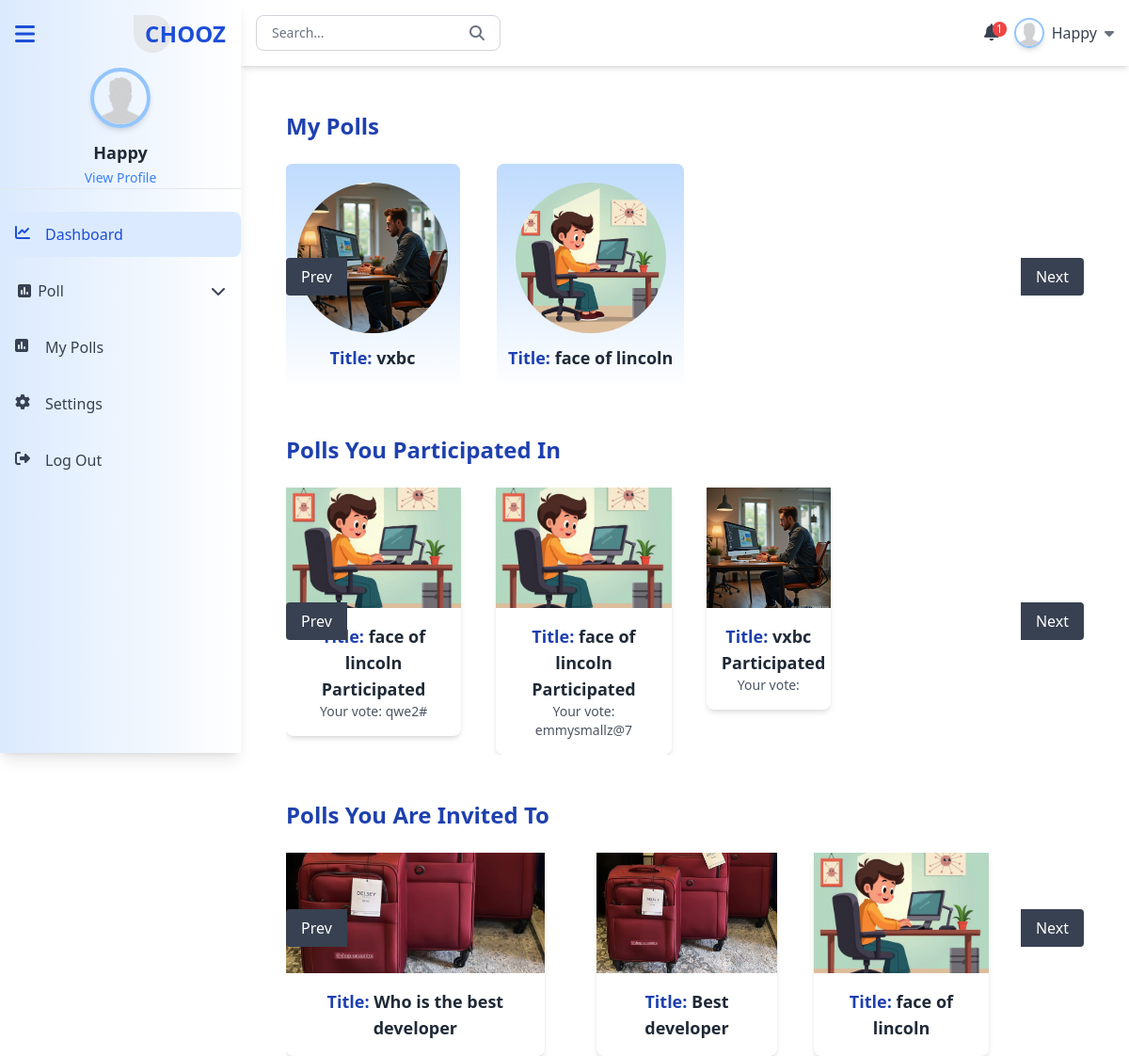
The page /mypoll.php (signed in) on the database its author committed.
### tables this page shows
CREATE TABLE `users` (
  `id` int(11) NOT NULL,
  `firstname` varchar(100) NOT NULL,
  `email` varchar(100) NOT NULL,
  `username` varchar(50) NOT NULL,
  `password` varchar(255) NOT NULL,
  `profile_image` varchar(255) DEFAULT NULL,
  `phone_number` varchar(20) DEFAULT NULL,
  `organization` varchar(100) DEFAULT NULL,
  `middle_name` varchar(100) DEFAULT NULL,
  `last_name` varchar(100) DEFAULT NULL,
  `province` varchar(255) DEFAULT NULL,
  `city` varchar(255) DEFAULT NULL,
  `created_at` timestamp NOT NULL DEFAULT current_timestamp()
);

CREATE TABLE `polls` (
  `id` int(11) NOT NULL,
  `poll_creator` int(11) NOT NULL,
  `poll_title` varchar(255) NOT NULL,
  `poll_description` text DEFAULT NULL,
  `poll_question` varchar(255) NOT NULL,
  `polling_method` enum('single_choice','multiple_choice') NOT NULL,
  `polling_payment` enum('poll-participant','poll-creator','free_vote') NOT NULL,
  `voter_pay_amount` decimal(10,2) DEFAULT NULL,
  `creator_polling_type` enum('bulk_voting','per_vote') DEFAULT NULL,
  `price_per_vote` decimal(10,2) DEFAULT NULL,
  `poll_package` enum('50','100','200') DEFAULT NULL,
  `poll_image` varchar(255) NOT NULL,
  `poll_visibility` enum('public','private') NOT NULL,
  `poll_category` enum('sports','politics','entertainment','education','other') NOT NULL,
  `anonymous_poll` tinyint(1) DEFAULT NULL,
  `start_date` datetime NOT NULL,
  `end_date` datetime NOT NULL,
  `created_at` timestamp NOT NULL DEFAULT current_timestamp(),
  `updated_at` timestamp NOT NULL DEFAULT current_timestamp() ON UPDATE current_timestamp(),
  `is_username` tinyint(1) DEFAULT 0,
  `poll_key` varchar(255) DEFAULT NULL,
  `poll_status` enum('not_started','ongoing','completed') DEFAULT 'not_started',
  `polling_type` enum('single_vote','multiple_vote') NOT NULL
);

CREATE TABLE `votes` (
  `id` int(11) NOT NULL,
  `poll_id` int(11) NOT NULL,
  `user_id` int(11) DEFAULT NULL,
  `option` varchar(255) DEFAULT NULL,
  `username` varchar(255) DEFAULT NULL,
  `voted_at` timestamp NOT NULL DEFAULT current_timestamp(),
  `num_vote` int(11) NOT NULL
);

CREATE TABLE `poll_options` (
  `id` int(11) NOT NULL,
  `poll_id` int(11) DEFAULT NULL,
  `option_text` varchar(255) NOT NULL,
  `is_username` tinyint(1) DEFAULT 0
);

### mypoll.php (called while the page is built, shortened)
<?php
 require_once 'dashboard.php';
?>

### components/auth.php (called while the page is built, shortened)
<?php
require 'config.php';
require 'sanitize.php';
$user_id = sanitize($_SESSION['user_id']);
$query = "SELECT * FROM users WHERE id = ?";
$stmt = $conn->prepare($query);
$stmt->bind_param('i', $user_id);
$stmt->execute();
$result = $stmt->get_result();
if ($result->num_rows === 1) {
    $user = $result->fetch_assoc();
}

### components/sanitize.php (called while the page is built)
<?php
function sanitize($data) {
    $data = trim($data);
    $data = stripslashes($data);
    $data = htmlspecialchars($data);
    return $data;
}

### components/mypoll.php (the view, shortened to what this page needs)
<?php
$userId=$user['id'];
$userUsername=$user['username'];
$queryCreated = "
    SELECT *
    FROM polls p
    WHERE p.poll_creator = '$userId'
    ORDER BY p.created_at DESC
";
$resultCreated = mysqli_query($conn, $queryCreated);
$createdPolls = mysqli_fetch_all($resultCreated, MYSQLI_ASSOC);
$queryInvited= "
    SELECT *
    FROM poll_options po
    JOIN polls p ON p.id = po.poll_id
    WHERE FIND_IN_SET(?, po.option_text) > 0
    AND po.is_username = true
    ORDER BY p.created_at DESC
";
$stmt = mysqli_prepare($conn, $queryInvited);
mysqli_stmt_bind_param($stmt, 's', $userUsername);
mysqli_stmt_execute($stmt);
$resultInvited = mysqli_stmt_get_result($stmt);
$invitedPolls = mysqli_fetch_all($resultInvited, MYSQLI_ASSOC);
$queryParticipated = "
    SELECT DISTINCT v.user_id, p.*, v.*
    FROM votes v
    JOIN polls p ON p.id = v.poll_id
    WHERE v.user_id = ?
";
$stmt = mysqli_prepare($conn, $queryParticipated);
mysqli_stmt_bind_param($stmt, 'i', $userId);
mysqli_stmt_execute($stmt);
$participatedResult = mysqli_stmt_get_result($stmt);
$participatedPolls = mysqli_fetch_all($participatedResult, MYSQLI_ASSOC);
?>
    <div class="container mx-auto p-6">
        <h1 class="text-2xl font-bold text-blue-800 mb-6">My Polls</h1>
        <div class="relative">
            <div class="overflow-hidden w-full">
                <div id="carouselTrack" class="carousel-track flex">
                <?php
            foreach($createdPolls as $poll):
            ?>
            <form action="mypoll.php" method="post" class=" flex flex-col justify-center items-center  rounded-lg relative">
                <button
                name="createdpoll"
                type="submit" class="bg-gradient-to-b from-blue-200 to-white p-3 h-60 flex justify-center items-center flex-col rounded-lg w-5/6 mr-10 hover:shadow-lg transition">
                    <img src="poll_image/<?= $poll['poll_image']?>" alt="Poll Image" class="rounded-full w-40 h-40 object-cover">
                    <div class="mt-3">
                        <h3 class="text-lg text-start font-semibold text-gray-800"><span class="text-blue-800 font-bold">Title: </span><?= $poll['poll_title']?> </h3>
                    </div>
                </button>
            </form>
            <?php endforeach;?>
                </div>
            </div>
            <button id="prevButton" class="absolute left-0 top-1/2 transform -translate-y-1/2 bg-gray-700 text-white px-4 py-2 rounded-l hover:bg-gray-800">
                Prev
            </button>
            <button id="nextButton" class="absolute right-0 top-1/2 transform -translate-y-1/2 bg-gray-700 text-white px-4 py-2 rounded-r hover:bg-gray-800">
                Next
            </button>
        </div>
        <h2 class="text-2xl font-bold text-blue-800 mt-12 mb-6">Polls You Participated In</h2>
        <div class="relative">
            <div class="overflow-hidden w-full">
                <div id="participatedCarouselTrack" class="carousel-track flex">
                    <?php
            foreach($participatedPolls as $poll):
            ?>
            <form action="mypoll.php" method="post" class="relative">
                <button
                name="participatedpoll"
                type="submit" class="flex-none bg-white shadow-md rounded-lg w-5/6 mr-4 hover:shadow-lg  transition">
                    <img src="poll_image/<?= $poll['poll_image']?>" alt="Poll Image" class="w-full h-32 object-cover">
                    <div class="p-4">
                    <h3 class="text-lg font-semibold text-gray-800"><span class="text-blue-800 font-bold">Title: </span><?= $poll['poll_title']?> </h3>
                            <h3 class="text-lg font-semibold text-gray-800">Participated</h3>
                            <p class="text-sm text-gray-600">Your vote: <?=$poll['username']?></p>
                        </div>
                </button>
            </form>
            <?php endforeach;?>
                </div>
            </div>
            <button id="prevParticipatedButton" class="absolute left-0 top-1/2 transform -translate-y-1/2 bg-gray-700 text-white px-4 py-2 rounded-l hover:bg-gray-800">
                Prev
            </button>
            <button id="nextParticipatedButton" class="absolute right-0 top-1/2 transform -translate-y-1/2 bg-gray-700 text-white px-4 py-2 rounded-r hover:bg-gray-800">
                Next
            </button>
        </div>
        <h2 class="text-2xl font-bold text-blue-800 mt-12 mb-6">Polls You Are Invited To</h2>
        <div class="relative w-full h-40">
    <div class="overflow-hidden w-full">
        <div id="invitedCarouselTrack" class="carousel-track flex">
            <?php
            foreach($invitedPolls as $poll):
            ?>
            <form action="mypoll.php" method="post" class="relative">
                <button
                name="invitedpoll"
                type="submit" class="flex-none bg-white shadow-md rounded-lg w-5/6 mr-4 hover:shadow-lg transition">
                    <img src="poll_image/<?= $poll['poll_image']?>" alt="Poll Image" class="w-full h-32 object-cover">
                    <div class="p-4">
                        <h3 class="text-lg font-semibold text-gray-800"><span class="text-blue-800 font-bold">Title: </span><?= $poll['poll_title']?> </h3>
                    </div>
                </button>
            </form>
            <?php endforeach;?>
        </div>
    </div>
    <button id="prevInvitedButton" class="absolute left-0 top-1/2 transform -translate-y-1/2 bg-gray-700 text-white px-4 py-2 rounded-l hover:bg-gray-800">
        Prev
    </button>
    <button id="nextInvitedButton" class="absolute right-0 top-1/2 transform -translate-y-1/2 bg-gray-700 text-white px-4 py-2 rounded-r hover:bg-gray-800">
        Next
    </button>
</div>
    </div>

### components/dashboardheader.php (shortened to what this page needs)
<?php
$username = $user['username'];
$unreadNotificationCount="SELECT COUNT(*) AS total FROM notifications WHERE username = '$username' AND is_read='False'";
$unreadNotificationCountResult = mysqli_query($conn, $unreadNotificationCount);
$unreadNotificationArray=mysqli_fetch_assoc($unreadNotificationCountResult);
?>
<div class="bg-white shadow-md p-4 ml-64" id="header">
    <nav class="flex justify-between items-center">
        <div class="flex items-center border border-gray-300 rounded-lg px-4 py-2 max-w-xs">
            <input
                type="text"
                placeholder="Search..."
                class="w-full text-sm text-gray-700 placeholder-gray-500 focus:outline-none">
            <i class="fas fa-search text-gray-500 ml-2"></i>
        </div>
        <div class="flex items-center space-x-4">
                <div class="relative">
    <i id="notificationIcon" class="fas fa-bell text-gray-700 text-lg cursor-pointer"></i>
    <span class="absolute top-0 -right-2  bg-red-500 text-white text-xs rounded-full px-1"><?= $unreadNotificationArray['total']?></span>
        </div>
            <div class="relative">
                <button id="dropdownButton" class="flex items-center space-x-2 text-gray-700 hover:text-blue-600 focus:outline-none">
                    <img
                    src="<?php echo $user['profile_image'] ? 'profile_images/' . $user['profile_image'] : 'assets/profile.png'; ?>"
                        alt="User Profile"
                        class="w-8 h-8 rounded-full object-cover border-2 border-blue-300 shadow-md">
                    <span class="font-medium"><?= ucfirst(strtolower($user['firstname'])) ?></span>
                    <i class="fas fa-caret-down text-gray-500"></i>
                </button>
            </div>
        </div>
    </nav>
</div>

### components/sidebar.php (shortened to what this page needs)
<div class="h-screen w-64 bg-gradient-to-r from-blue-100 to-white shadow-lg fixed top-0 left-0 z-10 transition-all duration-300 ease-in-out" id="sidebar">
    <div class="flex justify-between items-center p-4">
        <button class="text-2xl text-blue-700" id="hamburger-menu">
            <i class="fas fa-bars"></i>
        </button>
        <a href="home.php" class="text-blue-700 flex items-center text-2xl font-bold transition-all duration-300 ease-in-out" id="logo">
            <span class="bg-gray-200 text-blue font-bold w-10 h-10 flex items-center justify-center rounded-tr-full rounded-br-full rounded-bl-full rounded-tl-2xl" id="logo-letter">C</span>
            <span class="-ml-3" id="logo-text">HOOZ</span>
        </a>
    </div>
    <div class="flex flex-col items-center  border-b border-gray-200 transition-all duration-300 ease-in-out" id="profile-section">
        <img
            src="<?php echo $user['profile_image'] ? 'profile_images/' . $user['profile_image'] : 'assets/profile.png'; ?>"
            alt="User Profile"
            class="w-16 h-16 rounded-full object-cover border-4 border-blue-300 shadow-md transition-all duration-300 ease-in-out" id="profile-image"
        >
        <div class="mt-3 text-center" id="profile-text">
            <h3 class="text-lg font-semibold text-gray-800" id="profile-name"><?= ucfirst(strtolower($user['firstname'])) ?></h3>
            <a href="profile.php" class="text-sm text-blue-500 hover:underline">View Profile</a>
        </div>
    </div>
    <nav class="mt-6">
        <ul class="space-y-3">
            <li class="nav-item">
                <a href="dashboard.php" class="flex items-center space-x-3 px-4 py-3 text-blue-700 bg-blue-100 rounded-lg hover:bg-blue-200 transition">
                    <i class="fas fa-chart-line w-5 h-5"></i>
                    <span class="font-medium nav-text">Dashboard</span>
                </a>
            </li>
            <li class="nav-item relative">
    <button onclick="toggleDropdown()" class="flex items-center justify-between space-x-3 px-4 py-3 text-gray-700 hover:bg-blue-50 hover:text-blue-700 rounded-lg transition w-full">
    <div>
        <i class="fas fa-poll w-5 h-5"></i>
        <span class="font-medium nav-text">Poll</span>
    </div>
        <i id="chevron" class="fas fa-chevron-down ml-auto transition-transform"></i>
    </button>
</li>
            <li class="nav-item">
                <a href="mypoll.php" class="flex items-center space-x-3 px-4 py-3 text-gray-700 hover:bg-blue-50 hover:text-blue-700 rounded-lg transition">
                    <i class="fas fa-poll w-5 h-5"></i>
                    <span class="font-medium nav-text">My Polls</span>
                </a>
            </li>
            <li class="nav-item">
                <a href="setting.php" class="flex items-center space-x-3 px-4 py-3 text-gray-700 hover:bg-blue-50 hover:text-blue-700 rounded-lg transition">
                    <i class="fas fa-cog w-5 h-5"></i>
                    <span class="font-medium nav-text">Settings</span>
                </a>
            </li>
            <li class="nav-item">
            <a href="javascript:void(0)" onclick="showLogoutModal()"
                class="flex items-center space-x-3 px-4 py-3 text-gray-700 hover:bg-blue-50 hover:text-blue-700 rounded-lg transition">
                <i class="fas fa-right-from-bracket w-5 h-5"></i>
                <span class="font-medium nav-text">Log Out</span>
            </a>
            </li>
        </ul>
    </nav>
</div>

### rows shown on the page
users: firstname "Happy"
polls: poll_image (picture), poll_title "vxbc"
polls: poll_image (picture), poll_title "face of lincoln"
votes: poll.poll_image (picture), poll.poll_title "face of lincoln", username "qwe2#"
votes: poll.poll_image (picture), poll.poll_title "face of lincoln", username "emmysmallz@7"
votes: poll.poll_image (picture), poll.poll_title "vxbc"
poll_options: poll.poll_image (picture), poll.poll_title "Who is the best developer"
poll_options: poll.poll_image (picture), poll.poll_title "Best developer"
poll_options: poll.poll_image (picture), poll.poll_title "face of lincoln"

### other values the page prints
$unreadNotificationArray['total'] "1"
